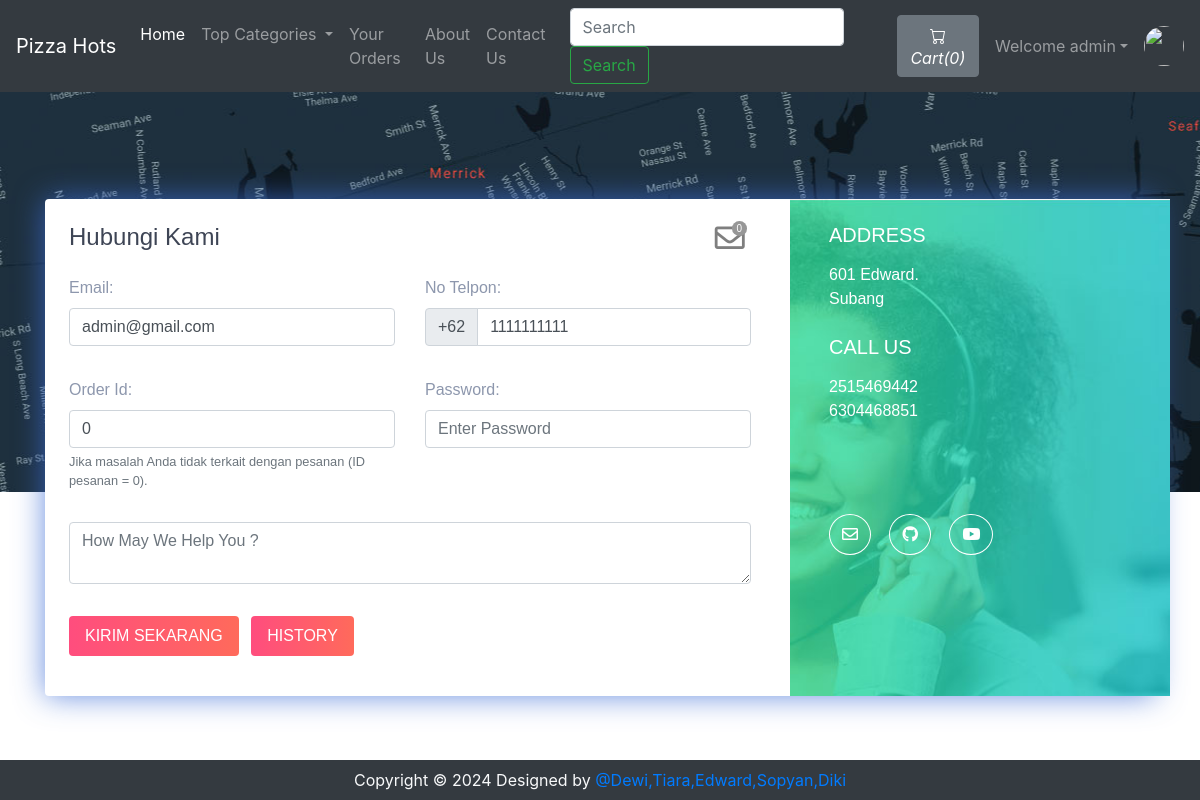
The app's page /contact.php (signed in) with its own data.
### tables this page shows
CREATE TABLE `sitedetail` (
  `tempId` int(11) NOT NULL,
  `systemName` varchar(21) NOT NULL,
  `email` varchar(35) NOT NULL,
  `contact1` bigint(21) NOT NULL,
  `contact2` bigint(21) DEFAULT NULL COMMENT 'Optional',
  `address` text NOT NULL,
  `dateTime` datetime NOT NULL DEFAULT current_timestamp()
);

CREATE TABLE `users` (
  `id` int(21) NOT NULL,
  `username` varchar(21) NOT NULL,
  `firstName` varchar(21) NOT NULL,
  `lastName` varchar(21) NOT NULL,
  `email` varchar(35) NOT NULL,
  `phone` bigint(20) NOT NULL,
  `userType` enum('0','1') NOT NULL DEFAULT '0' COMMENT '0=user\r\n1=admin',
  `password` varchar(255) NOT NULL,
  `joinDate` datetime NOT NULL DEFAULT current_timestamp()
);

### contact.php (the view, shortened to what this page needs)
<!doctype html>
<html lang="en">
  <head>
    <link rel="stylesheet" href="https://stackpath.bootstrapcdn.com/bootstrap/4.5.0/css/bootstrap.min.css">
    <link rel="stylesheet" href="https://use.fontawesome.com/releases/v5.8.2/css/all.css">
  </head>
  <body>
  <?php include 'partials/_dbconnect.php';?>
  <?php include 'partials/_nav.php';?>
      <div class="contact2" style="background-image:url(img/map.jpg);height: 400px;" id="contact">
        <div class="container">
          <div class="row contact-container">
            <div class="col-lg-12">
              <div class="card card-shadow border-0 mb-4">
                <div class="row">
                  <div class="col-lg-8">
                    <div class="contact-box p-4">
                      <div class="row">
                        <div class="col-lg-8">
                          <h4 class="title">Hubungi Kami</h4>
                        </div>
                        <?php if($loggedin){ ?>
                          <div class="col-lg-4">
                            <div class="icon-badge-container mx-1" style="padding-left: 167px;">
                              <a href="#" data-toggle="modal" data-target="#adminReply"><i class="far fa-envelope icon-badge-icon"></i></a>
                              <div class="icon-badge"><b><span id="totalMessage">0</span></b></div>
                            </div>
                          </div>
                        <?php } ?>
                      </div>
                      <?php
                          $passSql = "SELECT * FROM users WHERE id='$userId'";
                          $passResult = mysqli_query($conn, $passSql);
                          $passRow=mysqli_fetch_assoc($passResult);
                          $email = $passRow['email'];
                          $phone = $passRow['phone'];
                      ?>
                      <form action="partials/_manageContactUs.php" method="POST">
                        <div class="row">
                          <div class="col-lg-6">
                            <div class="form-group mt-3">
                                <b><label for="email">Email:</label></b>
                                <input type="email" class="form-control" id="email" name="email" placeholder="Enter Your Email" required value="<?php echo $email ?>">
                            </div>
                          </div>
                          <div class="col-lg-6">
                            <div class="form-group mt-3">
                                <b><label for="phone">No Telpon:</label></b>
                                <div class="input-group mb-3">
                                    <div class="input-group-prepend">
                                      <span class="input-group-text" id="basic-addon">+62</span>
                                    </div>
                                    <input type="tel" class="form-control" id="phone" name="phone" aria-describedby="basic-addon" placeholder="Enter Your Phone Number" required pattern="[0-9]{10}" value="<?php echo $phone ?>">
                                </div>
                            </div>
                          </div>
                          <div class="col-lg-6">
                            <div class="form-group mt-3">
                              <b><label for="orderId">Order Id:</label></b>
                              <input class="form-control" type="text" id="orderId" name="orderId" placeholder="Order Id" value="0">
                              <small id="orderIdHelp" class="form-text text-muted">Jika masalah Anda tidak terkait dengan pesanan (ID pesanan = 0).</small>
                            </div>
                          </div>
                          <div class="col-lg-6">
                            <div class="form-group mt-3">
                              <b><label for="password">Password:</label></b>
                              <input class="form-control" id="password" name="password" placeholder="Enter Password" type="password" placeholder="Enter Your Password" required data-toggle="password">
                            </div>
                          </div>
                          <div class="col-lg-12">
                            <div class="form-group  mt-3">
                                <textarea class="form-control" id="message" name="message" rows="2" required minlength="6" placeholder="How May We Help You ?"></textarea>
                            </div>
                          </div>
                          <?php if($loggedin){ ?>
                            <div class="col-lg-12">
                              <button type="submit" class="btn btn-danger-gradiant mt-3 mb-3 text-white border-0 py-2 px-3"><span> KIRIM SEKARANG <i class="ti-arrow-right"></i></span></button>
                              <button type="button" class="btn btn-danger-gradiant mt-3 mb-3 text-white border-0 py-2 px-3 mx-2" data-toggle="modal" data-target="#history"><span> HISTORY <i class="ti-arrow-right"></i></span></button>
                            </div>
                          <?php } ?>
                        </div>
                      </form>
                    </div>
                  </div>
                  <?php
                    $sql = "SELECT * FROM `sitedetail`";
                    $result = mysqli_query($conn, $sql);
                    $row = mysqli_fetch_assoc($result);
                    $address = $row['address'];
                    $email = $row['email'];
                    $contact1 = $row['contact1'];
                    $contact2 = $row['contact2'];
                    echo '<div class="col-lg-4 bg-image" style="background-image:url(img/contact.jpg)">
                          <div class="detail-box p-4">
                            <h5 class="text-white font-weight-light mb-3">ADDRESS</h5>
                            <p class="text-white op-7">' .$address. '</p>
                            <h5 class="text-white font-weight-light mb-3 mt-4">CALL US</h5>
                            <p class="text-white op-7">' .$contact1. '
                              <br> ' .$contact2. '</p>
                            <div class="round-social light">
                              <a href="https://mail.google.com/mail/?view=cm&fs=1&tf=1&to=' .$email. '" class="ml-0 text-decoration-none text-white border border-white rounded-circle" target="_blank"><i class="far fa-envelope"></i></a>
                              <a href="https://github.com/darshankparmar" class="text-decoration-none text-white border border-white rounded-circle" target="_blank"><i class="fab fa-github"></i></i></a>
                              <a href="https://youtube.com/" class="text-decoration-none text-white border border-white rounded-circle" target="_blank"><i class="fab fa-youtube"></i></a>
                            </div>
                          </div>
                        </div>';
                  ?>
                </div>
              </div>
            </div>
          </div>
        </div>
      </div>
  <?php include 'partials/_footer.php';?>
  </body>
</html>

### partials/_nav.php (shortened to what this page needs)
<?php
if(isset($_SESSION['loggedin']) && $_SESSION['loggedin']==true){
  $loggedin= true;
  $userId = $_SESSION['userId'];
  $username = $_SESSION['username'];
}
else{
  $loggedin = false;
  $userId = 0;
}
$sql = "SELECT * FROM `sitedetail`";
$result = mysqli_query($conn, $sql);
$row = mysqli_fetch_assoc($result);
$systemName = $row['systemName'];
echo '<nav class="navbar navbar-expand-lg navbar-dark bg-dark">
      <a class="navbar-brand" href="index.php">'.$systemName.'</a>
      <button class="navbar-toggler" type="button" data-toggle="collapse" data-target="#navbarSupportedContent" aria-controls="navbarSupportedContent" aria-expanded="false" aria-label="Toggle navigation">
        <span class="navbar-toggler-icon"></span>
      </button>
      <div class="collapse navbar-collapse" id="navbarSupportedContent">
        <ul class="navbar-nav mr-auto">
          <li class="nav-item active">
            <a class="nav-link" href="index.php">Home <span class="sr-only">(current)</span></a>
          </li>
          <li class="nav-item dropdown">
            <a class="nav-link dropdown-toggle" href="#" id="navbarDropdown" role="button" data-toggle="dropdown" aria-haspopup="true" aria-expanded="false">
              Top Categories
            </a>
            <div class="dropdown-menu" aria-labelledby="navbarDropdown">';
            echo '</div>
          </li>
          <li class="nav-item">
            <a class="nav-link" href="viewOrder.php">Your Orders</a>
          </li>
          <li class="nav-item">
            <a class="nav-link" href="about.php">About Us</a>
          </li>
          <li class="nav-item">
            <a class="nav-link" href="contact.php">Contact Us</a>
          </li>
        </ul>
        <form method="get" action="/OnlinePizzaDelivery/search.php" class="form-inline my-2 my-lg-0 mx-3">
          <input class="form-control mr-sm-2" type="search" name="search" id="search" placeholder="Search" aria-label="Search" required>
          <button class="btn btn-outline-success my-2 my-sm-0" type="submit">Search</button>
        </form>';
        $countsql = "SELECT SUM(`itemQuantity`) FROM `viewcart` WHERE `userId`=$userId";
        $countresult = mysqli_query($conn, $countsql);
        $countrow = mysqli_fetch_assoc($countresult);
        $count = $countrow['SUM(`itemQuantity`)'];
        if(!$count) {
          $count = 0;
        }
        echo '<a href="viewCart.php"><button type="button" class="btn btn-secondary mx-2" title="MyCart">
          <svg xmlns="img/cart.svg" width="16" height="16" fill="currentColor" class="bi bi-cart" viewBox="0 0 16 16">
            <path d="M0 1.5A.5.5 0 0 1 .5 1H2a.5.5 0 0 1 .485.379L2.89 3H14.5a.5.5 0 0 1 .491.592l-1.5 8A.5.5 0 0 1 13 12H4a.5.5 0 0 1-.491-.408L2.01 3.607 1.61 2H.5a.5.5 0 0 1-.5-.5zM3.102 4l1.313 7h8.17l1.313-7H3.102zM5 12a2 2 0 1 0 0 4 2 2 0 0 0 0-4zm7 0a2 2 0 1 0 0 4 2 2 0 0 0 0-4zm-7 1a1 1 0 1 1 0 2 1 1 0 0 1 0-2zm7 0a1 1 0 1 1 0 2 1 1 0 0 1 0-2z"/>
          </svg>
          <i class="bi bi-cart">Cart(' .$count. ')</i>
        </button></a>';
        if($loggedin){
          echo '<ul class="navbar-nav mr-2">
            <li class="nav-item dropdown">
              <a class="nav-link dropdown-toggle" href="#" id="navbarDropdown" role="button" data-toggle="dropdown"> Welcome ' .$username. '</a>
              <div class="dropdown-menu" aria-labelledby="navbarDropdown">
                <a class="dropdown-item" href="partials/_logout.php">Logout</a>
              </div>
            </li>
          </ul>
          <div class="text-center image-size-small position-relative">
            <a href="viewProfile.php"><img src="img/person-' .$userId. '.jpg" class="rounded-circle" onError="this.src = \'img/profilePic.jpg\'" style="width:40px; height:40px"></a>
          </div>';
        }
        else {
          echo '
          <button type="button" class="btn btn-success mx-2"  data-toggle="modal" data-target="#loginModal">Login</button>
          <button type="button" class="btn btn-success mx-2"  data-toggle="modal" data-target="#signupModal">SignUp</button>';
        }
  echo '</div>
    </nav>';
?>

### contact.php (style rules this page uses)
.icon-badge-container { position: absolute; }
.icon-badge-icon { font-size: 30px; color: rgb(0 0 0 / 50%); position: relative; }
.icon-badge { background-color: #979797;; font-size: 10px; color: white; text-align: center; width: 15px; height: 15px; border-radius: 49%; position: relative; top: -35px; left: 17px; }
.contact2 { font-family: "Montserrat", sans-serif; color: #8d97ad; font-weight: 300; background-position: center top; }
.contact2 h1, .contact2 h2, .contact2 h3, .contact2 h4, .contact2 h5, .contact2 h6 { color: #3e4555; }
.contact2 .bg-image { background-size: cover; position: relative; display: -webkit-box; display: -webkit-flex; display: -ms-flexbox; display: flex; }
.contact2 .card.card-shadow { -webkit-box-shadow: 0px 0px 30px rgba(115, 128, 157, 0.1); box-shadow: 0px 0px 30px rgba(61, 109, 214, 0.774); }
.contact2 .detail-box .round-social { margin-top: 100px; }
.contact2 .round-social a { background: transparent; margin: 0 7px; padding: 11px 12px; }
.contact2 .contact-container { position: relative; top: 107px; }
.contact2 .btn-danger-gradiant { background: #ff4d7e; background: -webkit-linear-gradient(legacy-direction(to right), #ff4d7e 0%, #ff6a5b 100%); background: -webkit-gradient(linear, left top, right top, from(#ff4d7e), to(#ff6a5b)); background: -webkit-linear-gradient(left, #ff4d7e 0%, #ff6a5b 100%); background: -o-linear-gradient(left, #ff4d7e 0%, #ff6a5b 100%); background: linear-gradient(to right, #ff4d7e 0%, #ff6a5b 100%); }

### records on screen
sitedetail: systemName "Pizza Hots", address "601 Edward. Subang", contact1 "2515469442", contact2 "6304468851"
users: email "admin@gmail.com", phone "1111111111"

### other values on screen
$count "0"
$username "admin"
